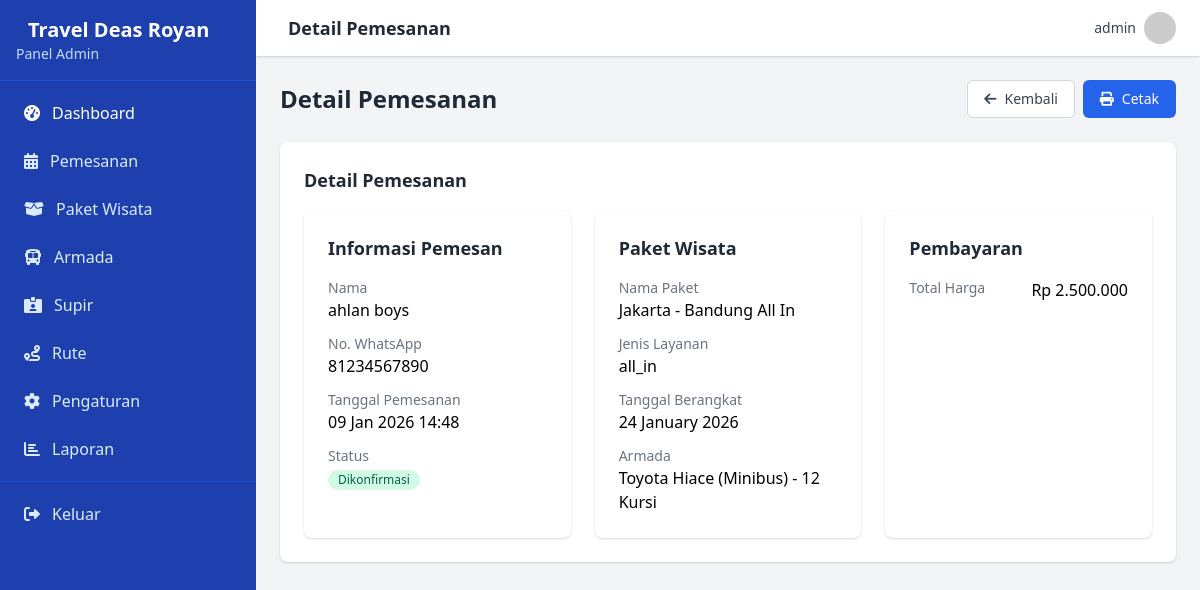
/admin/booking-detail.php?id=12 (signed in), run on the app's committed database.
### tables this page shows
CREATE TABLE `booking` (
  `id` int(11) NOT NULL,
  `kode_booking` varchar(20) NOT NULL,
  `nama_pemesan` varchar(100) NOT NULL,
  `no_wa` varchar(20) NOT NULL,
  `id_paket` int(11) NOT NULL,
  `id_armada` int(11) DEFAULT NULL,
  `id_supir` int(11) DEFAULT NULL,
  `tanggal_berangkat` date NOT NULL,
  `total_harga` decimal(12,2) NOT NULL,
  `status` enum('menunggu','dikonfirmasi','ditolak','selesai') DEFAULT 'menunggu',
  `catatan` text DEFAULT NULL,
  `created_at` timestamp NOT NULL DEFAULT current_timestamp(),
  `updated_at` timestamp NOT NULL DEFAULT current_timestamp() ON UPDATE current_timestamp()
);

CREATE TABLE `paket` (
  `id` int(11) NOT NULL,
  `nama_paket` varchar(100) NOT NULL,
  `id_rute` int(11) NOT NULL,
  `jenis_layanan` enum('all_in','non_all_in') NOT NULL,
  `harga` decimal(12,2) NOT NULL,
  `deskripsi` text DEFAULT NULL,
  `created_at` timestamp NOT NULL DEFAULT current_timestamp(),
  `updated_at` timestamp NOT NULL DEFAULT current_timestamp() ON UPDATE current_timestamp(),
  `status` enum('aktif','nonaktif') DEFAULT 'aktif'
);

CREATE TABLE `armada` (
  `id` int(11) NOT NULL,
  `nama` varchar(100) NOT NULL,
  `nomor_polisi` varchar(20) DEFAULT NULL,
  `jenis` varchar(50) NOT NULL,
  `kapasitas` int(11) NOT NULL,
  `deskripsi` text DEFAULT NULL,
  `status` enum('tersedia','dipesan','dalam_perjalanan','maintenance') DEFAULT 'tersedia',
  `created_at` timestamp NOT NULL DEFAULT current_timestamp(),
  `updated_at` timestamp NOT NULL DEFAULT current_timestamp() ON UPDATE current_timestamp()
);

### admin/booking-detail.php (the view, shortened to what this page needs)
<?php
require_once '../config/database.php';
$id = (int)$_GET['id'];
$query = "
    SELECT
        b.*,
        p.nama_paket,
        p.deskripsi as deskripsi_paket,
        p.jenis_layanan,
        a.nama as nama_armada,
        a.jenis as jenis_armada,
        a.kapasitas,
        r.asal,
        r.tujuan,
        r.jarak,
        r.durasi_jam
    FROM
        booking b
    JOIN
        paket p ON b.id_paket = p.id
    LEFT JOIN
        armada a ON b.id_armada = a.id
    LEFT JOIN
        rute r ON p.id_rute = r.id
    WHERE
        b.id = ?
";
$stmt = $pdo->prepare($query);
$stmt->execute([$id]);
$booking = $stmt->fetch();
$tanggal_berangkat = new DateTime($booking['tanggal_berangkat']);
$booking['tanggal_berangkat_formatted'] = $tanggal_berangkat->format('d F Y');
$booking['tanggal_berangkat_short'] = $tanggal_berangkat->format('d/m/Y');
$booking['total_harga_formatted'] = 'Rp ' . number_format($booking['total_harga'] ?? 0, 0, ',', '.');
$booking['jumlah_penumpang'] = $booking['jumlah_penumpang'] ?? 1;
$status_badges = [
    'menunggu' => 'bg-yellow-100 text-yellow-800',
    'dikonfirmasi' => 'bg-green-100 text-green-800',
    'ditolak' => 'bg-red-100 text-red-800',
    'selesai' => 'bg-blue-100 text-blue-800'
];
$booking['status_badge'] = $status_badges[$booking['status']] ?? 'bg-gray-100 text-gray-800';
?>
<div id="print-section" class="space-y-6">
    <div class="flex justify-between items-center">
        <h1 class="text-2xl font-bold text-gray-800">Detail Pemesanan</h1>
        <div class="flex space-x-2">
            <a href="bookings.php" class="inline-flex items-center px-4 py-2 border border-gray-300 text-sm font-medium rounded-md text-gray-700 bg-white hover:bg-gray-50">
                <i class="fas fa-arrow-left mr-2"></i> Kembali
            </a>
            <button onclick="printInvoice()" class="inline-flex items-center px-4 py-2 border border-transparent text-sm font-medium rounded-md text-white bg-blue-600 hover:bg-blue-700 no-print">
                <i class="fas fa-print mr-2"></i> Cetak
            </button>
        </div>
    </div>
    <div class="bg-white rounded-lg shadow overflow-hidden">
        <div class="p-6">
            <h2 class="text-lg font-semibold text-gray-800 mb-4">Detail Pemesanan</h2>
            <div class="grid grid-cols-1 md:grid-cols-3 gap-6">
                <div class="bg-white rounded-lg shadow p-6">
                    <h3 class="text-lg font-semibold text-gray-800 mb-4">Informasi Pemesan</h3>
                    <div class="space-y-3">
                        <div>
                            <p class="text-sm text-gray-500">Nama</p>
                            <p class="font-medium"><?php echo htmlspecialchars($booking['nama_pemesan']); ?></p>
                        </div>
                        <div>
                            <p class="text-sm text-gray-500">No. WhatsApp</p>
                            <p class="font-medium"><?php echo htmlspecialchars($booking['no_wa']); ?></p>
                        </div>
                        <div>
                            <p class="text-sm text-gray-500">Tanggal Pemesanan</p>
                            <p class="font-medium"><?php echo date('d M Y H:i', strtotime($booking['created_at'])); ?></p>
                        </div>
                        <div>
                            <p class="text-sm text-gray-500">Status</p>
                            <span class="inline-flex items-center px-2.5 py-0.5 rounded-full text-xs font-medium <?php echo $booking['status_badge']; ?>">
                                <?php echo ucfirst($booking['status']); ?>
                            </span>
                        </div>
                    </div>
                </div>
                <div class="bg-white rounded-lg shadow p-6">
                    <h3 class="text-lg font-semibold text-gray-800 mb-4">Paket Wisata</h3>
                    <div class="space-y-3">
                        <div>
                            <p class="text-sm text-gray-500">Nama Paket</p>
                            <p class="font-medium"><?php echo htmlspecialchars($booking['nama_paket']); ?></p>
                        </div>
                        <div>
                            <p class="text-sm text-gray-500">Jenis Layanan</p>
                            <p class="font-medium"><?php echo htmlspecialchars($booking['jenis_layanan']); ?></p>
                        </div>
                        <div>
                            <p class="text-sm text-gray-500">Tanggal Berangkat</p>
                            <p class="font-medium"><?php echo $booking['tanggal_berangkat_formatted']; ?></p>
                        </div>
                        <div>
                            <p class="text-sm text-gray-500">Armada</p>
                            <p class="font-medium">
                                <?php
                                if (!empty($booking['nama_armada'])) {
                                    echo htmlspecialchars($booking['nama_armada'] . ' (' . $booking['jenis_armada'] . ')' . ' - ' . $booking['kapasitas'] . ' Kursi');
                                } else {
                                    echo 'Belum dipilih';
                                }
                                ?>
                            </p>
                        </div>
                    </div>
                </div>
                <div class="bg-white rounded-lg shadow p-6">
                    <h3 class="text-lg font-semibold text-gray-800 mb-4">Pembayaran</h3>
                    <div class="space-y-3">
                        <div class="flex justify-between">
                            <p class="text-sm text-gray-500">Total Harga</p>
                            <p class="font-medium"><?php echo $booking['total_harga_formatted']; ?></p>
                        </div>
                    </div>
                </div>
            </div>
        </div>
    </div>
</div>
<?php
include 'includes/layout.php';
?>

### data on the page
booking: nama_pemesan "ahlan boys", no_wa "81234567890", created_at "09 Jan 2026 14:48", status "Dikonfirmasi", id_paket.nama_paket "Jakarta - Bandung All In", id_paket.jenis_layanan "all_in", id_armada.kapasitas "Toyota Hiace (Minibus) - 12 Kursi"

### other printed values
constant('site_name') "Travel Deas Royan"
$page_title "Detail Pemesanan"
$_SESSION['admin_username'] "admin"
$booking['tanggal_berangkat_formatted'] "24 January 2026"
$booking['total_harga_formatted'] "Rp 2.500.000"
